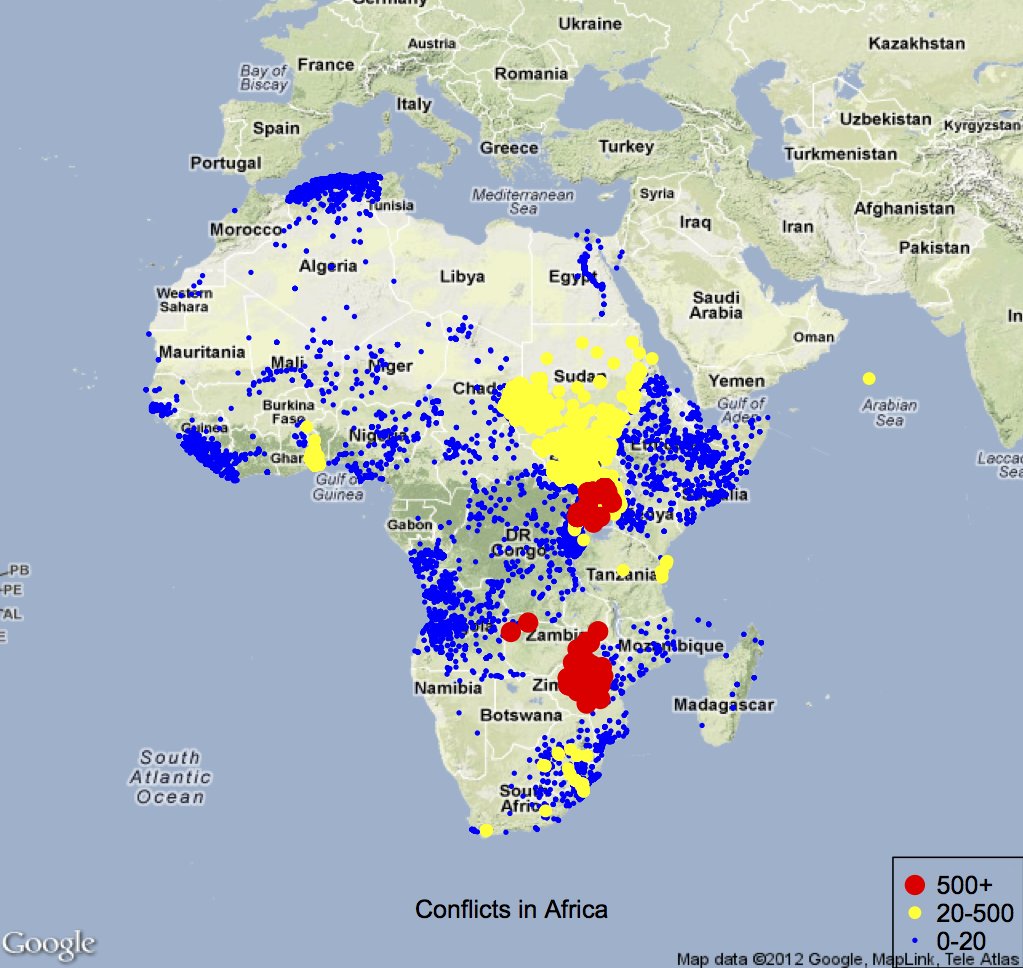

The R source for this figure:
library(RgoogleMaps)
library(splancs)
library(calibrate)

data = read.csv("UCDP GED v.1.1-2011.csv", h=T, sep=",")
data$total_deaths = data$Deaths_A + data$Deaths_B + data$Civilian_Deaths + data$Unknown # add a new variable named total_deaths
data=data[-10829,] ## remove the conflict happened in France ##
dat=as.matrix(data)

## separeate data year by year ##
j=1
data1989 = matrix(ncol=39, nrow=804)
for (i in 1:21860) {
  if (dat[i,2]==1989) {
    data1989[j,]=dat[i,]
    j=j+1
  }
  else{}
}

j=1
data1990 = matrix(ncol=39, nrow=1264)
for (i in 1:21860) {
  if (dat[i,2]==1990) {
    data1990[j,]=dat[i,]
    j=j+1
  }
  else{}
}

j=1
data1991 = matrix(ncol=39, nrow=766)
for (i in 1:21860) {
  if (dat[i,2]==1991) {
    data1991[j,]=dat[i,]
    j=j+1
  }
  else{}
}

j=1
data1992 = matrix(ncol=39, nrow=991)
for (i in 1:21860) {
  if (dat[i,2]==1992) {
    data1992[j,]=dat[i,]
    j=j+1
  }
  else{}
}

j=1
data1993 = matrix(ncol=39, nrow=1410)
for (i in 1:21860) {
  if (dat[i,2]==1993) {
    data1993[j,]=dat[i,]
    j=j+1
  }
  else{}
}

j=1
data1994 = matrix(ncol=39, nrow=1442)
for (i in 1:21860) {
  if (dat[i,2]==1994) {
    data1994[j,]=dat[i,]
    j=j+1
  }
  else{}
}

j=1
data1995 = matrix(ncol=39, nrow=1043)
for (i in 1:21860) {
  if (dat[i,2]==1995) {
    data1995[j,]=dat[i,]
    j=j+1
  }
  else{}
}

j=1
data1996 = matrix(ncol=39, nrow=854)
for (i in 1:21860) {
  if (dat[i,2]==1996) {
    data1996[j,]=dat[i,]
    j=j+1
  }
  else{}
}

j=1
data1997 = matrix(ncol=39, nrow=827)
for (i in 1:21860) {
  if (dat[i,2]==1997) {
    data1997[j,]=dat[i,]
    j=j+1
  }
  else{}
}

j=1
data1998 = matrix(ncol=39, nrow=1235)
for (i in 1:21860) {
  if (dat[i,2]==1998) {
    data1998[j,]=dat[i,]
    j=j+1
  }
  else{}
}

j=1
data1999 = matrix(ncol=39, nrow=1082)
for (i in 1:21860) {
  if (dat[i,2]==1999) {
    data1999[j,]=dat[i,]
    j=j+1
  }
  else{}
}

j=1
data2000 = matrix(ncol=39, nrow=1058)
for (i in 1:21860) {
  if (dat[i,2]==2000) {
    data2000[j,]=dat[i,]
    j=j+1
  }
  else{}
}

j=1
data2001 = matrix(ncol=39, nrow=658)
for (i in 1:21860) {
  if (dat[i,2]==2001) {
    data2001[j,]=dat[i,]
    j=j+1
  }
  else{}
}

j=1
data2002 = matrix(ncol=39, nrow=1180)
for (i in 1:21860) {
  if (dat[i,2]==2002) {
    data2002[j,]=dat[i,]
    j=j+1
  }
  else{}
}

j=1
data2003 = matrix(ncol=39, nrow=1005)
for (i in 1:21860) {
  if (dat[i,2]==2003) {
    data2003[j,]=dat[i,]
    j=j+1
  }
  else{}
}

j=1
data2004 = matrix(ncol=39, nrow=1059)
for (i in 1:21860) {
  if (dat[i,2]==2004) {
    data2004[j,]=dat[i,]
    j=j+1
  }
  else{}
}

j=1
data2005 = matrix(ncol=39, nrow=700)
for (i in 1:21860) {
  if (dat[i,2]==2005) {
    data2005[j,]=dat[i,]
    j=j+1
  }
  else{}
}

j=1
data2006 = matrix(ncol=39, nrow=709)
for (i in 1:21860) {
  if (dat[i,2]==2006) {
    data2006[j,]=dat[i,]
    j=j+1
  }
  else{}
}

j=1
data2007 = matrix(ncol=39, nrow=876)
for (i in 1:21860) {
  if (dat[i,2]==2007) {
    data2007[j,]=dat[i,]
    j=j+1
  }
  else{}
}

j=1
data2008 = matrix(ncol=39, nrow=888)
for (i in 1:21860) {
  if (dat[i,2]==2008) {
    data2008[j,]=dat[i,]
    j=j+1
  }
  else{}
}

j=1
data2009 = matrix(ncol=39, nrow=1295)
for (i in 1:21860) {
  if (dat[i,2]==2009) {
    data2009[j,]=dat[i,]
    j=j+1
  }
  else{}
}

j=1
data2010 = matrix(ncol=39, nrow=714)
for (i in 1:21860) {
  if (dat[i,2]==2010) {
    data2010[j,]=dat[i,]
    j=j+1
  }
  else{}
}

## find the number of conflicts in each interval and name them ##
red = sum(data$total_deaths >= 500)
yellow = sum(data$total_deaths >= 20 & data$total_deaths < 500)
blue = sum(data$total_deaths >= 0 & data$total_deaths < 20)
color = c(blue, yellow, red); color

## sort the matrix based on total deaths ##
matr1 = matrix(c(data$Lat, data$Lon, data$total_deaths), ncol=3)
sortmag=matr1[order(matr1[,3])]
lat1=sortmag[,1]
lon1=sortmag[,2]

## determine the map size, draw the map and add legend ##

center = c(mean(data$Lat), mean(data$Lon))
zoom <- min(MaxZoom(range(data$Lat), range(data$Lon)))
MyMap <- GetMap(center=center, zoom=zoom,markers = '&markers=color:red',
                destfile = "Africa.png");
tmp <- PlotOnStaticMap(MyMap, lat=data$Lat, lon=data$Lon , destfile = "Africa.png",
                       cex=rep(c(0.5, 1.5, 2.5), color), 
                       pch=20,
                       col=rep(c('blue', 'yellow', 'red'), color))
legend("bottomright", legend=c("500+", "20-500", "0-20"), col=c("red", "yellow", "blue"), pch=20, pt.cex=c(2.5, 1.5, 0.5))
text(x=0, y=-280, labels="Conflicts in Africa")

## generate 2d kernel smoothing graph ##

bdw = sqrt(bw.nrd(lon1)^2+bw.nrd(lat1)^2)  ## default bandwidth
bdry = matrix(c(-20,-35,-20,40,60,40,60,-35,-20,-35),ncol=2,byrow=T)
b = as.points(lon1, lat1)
z = kernel2d(b, bdry, 4, nx=85, ny=75); image(z, col=gray((64:20)/64), xlab="longitude", ylab="latitude"); points(b, pch=".")

data9195 = rbind(data1991, data1992, data1993, data1994, data1995) ## combine data in 5 year interval ##
lat9195 = as.numeric(data9195[,23]); lon9195 = as.numeric(data9195[,24])
bdw9195 = sqrt(bw.nrd(lon9195)^2+bw.nrd(lat9195)^2)  ## default bandwidth
b9195 = as.points(lon9195, lat9195)

data9600 = rbind(data1996, data1997, data1998, data1999, data2000)
lat9600 = as.numeric(data9600[,23]); lon9600 = as.numeric(data9600[,24])
bdw9600 = sqrt(bw.nrd(lon9600)^2+bw.nrd(lat9600)^2)  ## default bandwidth
b9600 = as.points(lon9600, lat9600)

data0105 = rbind(data2001, data2002, data2003, data2004, data2005)
lat0105 = as.numeric(data0105[,23]); lon0105 = as.numeric(data0105[,24])
bdw0105 = sqrt(bw.nrd(lon0105)^2+bw.nrd(lat0105)^2)  ## default bandwidth
b0105 = as.points(lon0105, lat0105)

data0610 = rbind(data2006, data2007, data2008, data2009, data2010)
lat0610 = as.numeric(data0610[,23]); lon0610 = as.numeric(data0610[,24])
bdw0610 = sqrt(bw.nrd(lon0610)^2+bw.nrd(lat0610)^2)  ## default bandwidth
b0610 = as.points(lon0610, lat0610)

nation = read.table("http://geocommons.com/overlays/7674.csv", h=T, sep=",") ## read the data of nation names and their locations ##
nation1 = nation[c(1,2,6,12,17,27,42,43,44,49),] ## pick some important nations ##

par(mfrow=c(2,2))
image(z, col=gray((64:20)/64), main="1989-2010", xlab="longitude", ylab="latitude"); points(b, pch=".")
points(nation1$longitude, nation1$latitude)
textxy(nation1$longitude, nation1$latitude, nation1$Country, dcol="blue")
image(z9195, col=gray((64:20)/64), main="(a) 1991-1995", xlab="longitude", ylab="latitude"); points(b9195, pch=".")
points(nation$longitude, nation$latitude)
textxy(nation1$longitude, nation1$latitude, nation1$Country, dcol="blue") ## mark nations' names ##
image(z9600, col=gray((64:20)/64), main="(b) 1996-2000", xlab="longitude", ylab="latitude"); points(b9600, pch=".")
points(nation$longitude, nation$latitude)
textxy(nation1$longitude, nation1$latitude, nation1$Country, dcol="blue")
image(z0105, col=gray((64:20)/64), main="(c) 2001-2005", xlab="longitude", ylab="latitude"); points(b0105, pch=".")
points(nation$longitude, nation$latitude)
textxy(nation1$longitude, nation1$latitude, nation1$Country, dcol="blue")

par(mfrow=c(1,1))
image(z0610, col=gray((64:20)/64), main="(d) 2006-2010", xlab="longitude", ylab="latitude"); points(b0610, pch=".")
points(nation1$longitude, nation1$latitude)
textxy(nation1$longitude, nation1$latitude, nation1$Country, dcol="blue")
